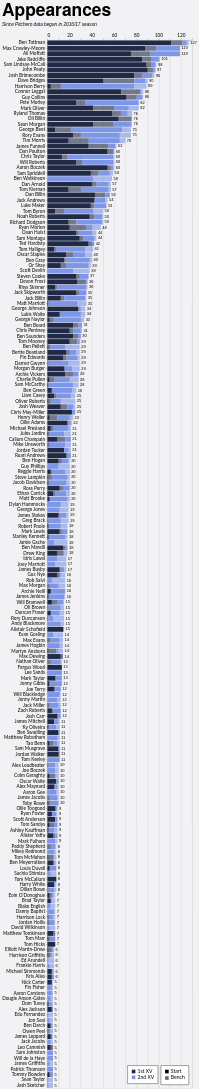

This figure's Vega-Lite source:
### Vega-Lite specification from a JSON file in a GitHub repository (floating-point values rounded to 4 significant figures; data arrays with more than 128 entries replaced by an {"elided": "..."} marker saying what was removed)
{"config": {"axis": {"labelFont": "Lato, sans-serif", "titleFont": "PT Sans Narrow, Helvetica Neue, Helvetica, Arial, sans-serif", "labelFontSize": 13, "titleFontSize": 24, "gridColor": "#202947", "gridOpacity": 0.2}, "header": {"labelFont": "PT Sans Narrow, Helvetica Neue, Helvetica, Arial, sans-serif", "titleFont": "PT Sans Narrow, Helvetica Neue, Helvetica, Arial, sans-serif", "labelFontSize": 24, "titleFontSize": 28, "labelFontWeight": "bold", "orient": "left"}, "legend": {"labelFont": "Lato, sans-serif", "titleFont": "PT Sans Narrow, Helvetica Neue, Helvetica, Arial, sans-serif", "labelFontSize": 14, "titleFontSize": 16, "titlePadding": 5, "fillColor": "white", "strokeColor": "black", "padding": 10, "titleFontWeight": "lighter", "titleFontStyle": "italic", "titleColor": "gray", "offset": 10}, "title": {"font": "PT Sans Narrow, Helvetica Neue, Helvetica, Arial, sans-serif", "fontSize": 48, "fontWeight": "bold", "anchor": "start", "align": "center", "titlePadding": 20, "subtitlePadding": 10, "subtitleFontSize": 13, "subtitleColor": "", "subtitleFontStyle": "italic", "offset": 15, "color": "black"}, "axisX": {"labelAngle": 0}, "facet": {"title": null, "header": null, "align": {"row": "each", "column": "each"}}, "resolve": {"scale": {"y": "independent", "facet": "independent"}}, "background": "#f2f1f4"}, "layer": [{"mark": {"type": "bar"}, "encoding": {"color": {"field": "squad", "legend": {"direction": "vertical", "labelExpr": "datum.value + ' XV'", "orient": "bottom-right", "title": null}, "scale": {"domain": ["1st", "2nd"], "range": ["#202946", "#7d96e8"]}, "sort": ["1st", "2nd"], "type": "nominal"}, "opacity": {"field": "start", "legend": {"direction": "vertical", "orient": "bottom-right", "title": null}, "scale": {"domain": ["Start", "Bench"], "range": [1.0, 0.6]}, "sort": ["Start", "Bench"], "type": "nominal"}, "order": {"field": "stack_order", "sort": "ascending", "type": "quantitative"}, "tooltip": [{"field": "player", "title": "Player", "type": "nominal"}, {"field": "squad", "title": "Squad", "type": "nominal"}, {"field": "start", "title": "Selection", "type": "nominal"}, {"aggregate": "sum", "field": "games", "title": "Games", "type": "quantitative"}, {"aggregate": "max", "field": "player_total", "title": "Total", "type": "quantitative"}], "x": {"aggregate": "sum", "axis": {"orient": "top", "title": null}, "field": "games", "type": "quantitative"}, "y": {"field": "player", "sort": {"field": "player_total", "op": "max", "order": "descending"}, "title": null, "type": "nominal"}}}, {"mark": {"type": "text", "align": "left", "baseline": "middle", "color": "black", "dx": 4, "fontSize": 11}, "encoding": {"text": {"field": "total_games", "format": ".0f", "type": "quantitative"}, "x": {"axis": {"orient": "top", "title": null}, "field": "total_games", "type": "quantitative"}, "y": {"field": "player", "sort": {"field": "player_total", "op": "max", "order": "descending"}, "title": null, "type": "nominal"}}, "transform": [{"aggregate": [{"op": "sum", "field": "games", "as": "total_games"}, {"op": "max", "field": "player_total", "as": "player_total"}], "groupby": ["player"]}]}], "data": {"name": "data-31e3ecea5b0ab7311257d44588960330"}, "height": {"step": 15}, "params": [{"name": "seasonParam", "value": []}, {"name": "gameTypesParam", "value": []}, {"name": "squadParam", "value": "All"}, {"name": "positionsParam", "value": []}, {"name": "minAppsParam", "value": 5}], "title": {"text": "Appearances", "subtitle": "Since Pitchero data began in 2016/17 season"}, "transform": [{"filter": "length(seasonParam) === 0 || indexof(seasonParam, datum.season) >= 0"}, {"filter": "length(gameTypesParam) === 0 || indexof(gameTypesParam, datum.game_type) >= 0"}, {"filter": "squadParam === \"All\" || datum.squad === squadParam"}, {"filter": "length(positionsParam) === 0 || indexof(positionsParam, datum.position) >= 0"}, {"joinaggregate": [{"op": "sum", "field": "games", "as": "player_total"}], "groupby": ["player"]}, {"filter": "datum.player_total >= minAppsParam"}], "width": 400, "$schema": "https://vega.github.io/schema/vega-lite/v5.20.1.json", "datasets": {"data-31e3ecea5b0ab7311257d44588960330": {"elided": "2392 records"}}}
